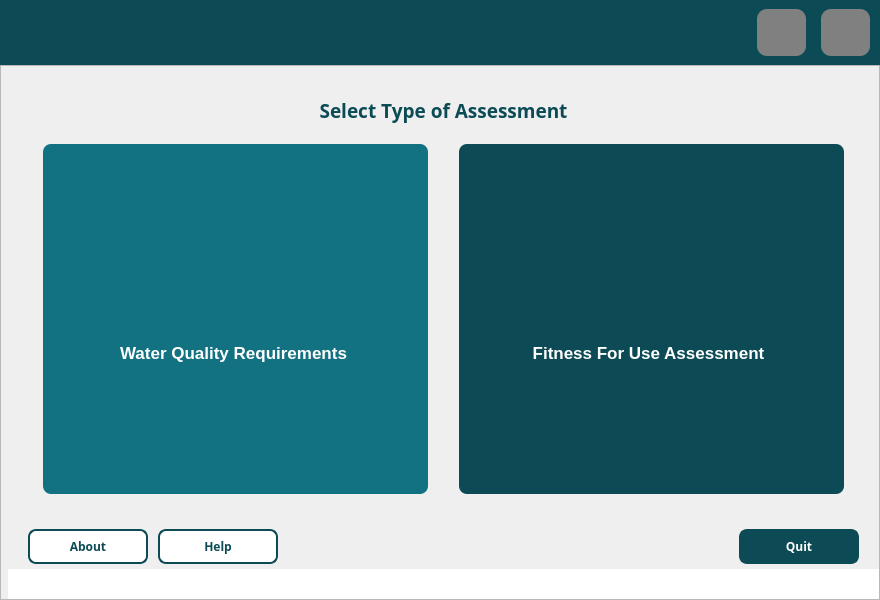
<?xml version="1.0" encoding="UTF-8"?>
<ui version="4.0">
 <class>MainWindow</class>
 <widget class="QMainWindow" name="MainWindow">
  <property name="geometry">
   <rect>
    <x>0</x>
    <y>0</y>
    <width>880</width>
    <height>600</height>
   </rect>
  </property>
  <property name="sizePolicy">
   <sizepolicy hsizetype="Fixed" vsizetype="Fixed">
    <horstretch>0</horstretch>
    <verstretch>0</verstretch>
   </sizepolicy>
  </property>
  <property name="minimumSize">
   <size>
    <width>880</width>
    <height>600</height>
   </size>
  </property>
  <property name="maximumSize">
   <size>
    <width>880</width>
    <height>600</height>
   </size>
  </property>
  <property name="windowTitle">
   <string>MainWindow</string>
  </property>
  <widget class="QWidget" name="centralwidget">
   <layout class="QVBoxLayout" name="verticalLayout" stretch="0,1">
    <property name="spacing">
     <number>0</number>
    </property>
    <property name="leftMargin">
     <number>0</number>
    </property>
    <property name="topMargin">
     <number>0</number>
    </property>
    <property name="rightMargin">
     <number>0</number>
    </property>
    <property name="bottomMargin">
     <number>0</number>
    </property>
    <item>
     <widget class="QFrame" name="frame_3">
      <property name="sizePolicy">
       <sizepolicy hsizetype="Preferred" vsizetype="Fixed">
        <horstretch>0</horstretch>
        <verstretch>0</verstretch>
       </sizepolicy>
      </property>
      <property name="maximumSize">
       <size>
        <width>16777215</width>
        <height>65</height>
       </size>
      </property>
      <property name="font">
       <font>
        <family>Yu Gothic UI Semibold</family>
       </font>
      </property>
      <property name="styleSheet">
       <string notr="true">background:rgb(12, 75, 85)
</string>
      </property>
      <property name="frameShape">
       <enum>QFrame::NoFrame</enum>
      </property>
      <property name="frameShadow">
       <enum>QFrame::Raised</enum>
      </property>
      <layout class="QHBoxLayout" name="horizontalLayout_2" stretch="0,0,0">
       <property name="spacing">
        <number>15</number>
       </property>
       <property name="leftMargin">
        <number>10</number>
       </property>
       <property name="rightMargin">
        <number>10</number>
       </property>
       <item>
        <spacer name="horizontalSpacer">
         <property name="font">
          <font>
           <family>Yu Gothic UI Semibold</family>
          </font>
         </property>
         <property name="orientation">
          <enum>Qt::Horizontal</enum>
         </property>
         <property name="sizeHint" stdset="0">
          <size>
           <width>40</width>
           <height>20</height>
          </size>
         </property>
        </spacer>
       </item>
       <item>
        <widget class="QPushButton" name="pb_minimize">
         <property name="sizePolicy">
          <sizepolicy hsizetype="Fixed" vsizetype="Fixed">
           <horstretch>0</horstretch>
           <verstretch>0</verstretch>
          </sizepolicy>
         </property>
         <property name="font">
          <font>
           <family>Yu Gothic UI Semibold</family>
          </font>
         </property>
         <property name="cursor">
          <cursorShape>PointingHandCursor</cursorShape>
         </property>
         <property name="styleSheet">
          <string notr="true">background:gray;border-radius:10px;
border:none;padding:20px 10px;</string>
         </property>
         <property name="text">
          <string/>
         </property>
         <property name="icon">
          <iconset>
           <normaloff>../Images/minimize-white.png</normaloff>../Images/minimize-white.png</iconset>
         </property>
         <property name="iconSize">
          <size>
           <width>20</width>
           <height>24</height>
          </size>
         </property>
        </widget>
       </item>
       <item>
        <widget class="QPushButton" name="pb_minimize_3">
         <property name="sizePolicy">
          <sizepolicy hsizetype="Fixed" vsizetype="Fixed">
           <horstretch>0</horstretch>
           <verstretch>0</verstretch>
          </sizepolicy>
         </property>
         <property name="font">
          <font>
           <family>Yu Gothic UI Semibold</family>
          </font>
         </property>
         <property name="cursor">
          <cursorShape>PointingHandCursor</cursorShape>
         </property>
         <property name="styleSheet">
          <string notr="true">background:gray;border-radius:10px;
border:none;padding:20px 10px;</string>
         </property>
         <property name="text">
          <string/>
         </property>
         <property name="icon">
          <iconset>
           <normaloff>../Images/close-white.png</normaloff>../Images/close-white.png</iconset>
         </property>
         <property name="iconSize">
          <size>
           <width>20</width>
           <height>24</height>
          </size>
         </property>
        </widget>
       </item>
      </layout>
     </widget>
    </item>
    <item>
     <widget class="QFrame" name="frame">
      <property name="font">
       <font>
        <family>Yu Gothic UI Semibold</family>
       </font>
      </property>
      <property name="frameShape">
       <enum>QFrame::StyledPanel</enum>
      </property>
      <property name="frameShadow">
       <enum>QFrame::Raised</enum>
      </property>
      <layout class="QHBoxLayout" name="horizontalLayout" stretch="0,0">
       <property name="spacing">
        <number>0</number>
       </property>
       <property name="leftMargin">
        <number>0</number>
       </property>
       <property name="topMargin">
        <number>0</number>
       </property>
       <property name="rightMargin">
        <number>0</number>
       </property>
       <property name="bottomMargin">
        <number>0</number>
       </property>
       <item>
        <widget class="QLabel" name="label_2">
         <property name="sizePolicy">
          <sizepolicy hsizetype="Fixed" vsizetype="Fixed">
           <horstretch>0</horstretch>
           <verstretch>0</verstretch>
          </sizepolicy>
         </property>
         <property name="maximumSize">
          <size>
           <width>270</width>
           <height>16777215</height>
          </size>
         </property>
         <property name="font">
          <font>
           <family>Yu Gothic UI Semibold</family>
          </font>
         </property>
         <property name="text">
          <string/>
         </property>
         <property name="pixmap">
          <pixmap>../Images/homePage.png</pixmap>
         </property>
         <property name="scaledContents">
          <bool>true</bool>
         </property>
        </widget>
       </item>
       <item>
        <widget class="QFrame" name="RightFrame">
         <property name="font">
          <font>
           <family>Yu Gothic UI Semibold</family>
          </font>
         </property>
         <property name="frameShape">
          <enum>QFrame::NoFrame</enum>
         </property>
         <property name="frameShadow">
          <enum>QFrame::Raised</enum>
         </property>
         <layout class="QVBoxLayout" name="verticalLayout_2" stretch="1,0,0">
          <property name="spacing">
           <number>0</number>
          </property>
          <property name="leftMargin">
           <number>0</number>
          </property>
          <property name="topMargin">
           <number>0</number>
          </property>
          <property name="rightMargin">
           <number>0</number>
          </property>
          <property name="bottomMargin">
           <number>0</number>
          </property>
          <item>
           <widget class="QFrame" name="PaneFrame">
            <property name="font">
             <font>
              <family>Yu Gothic UI Semibold</family>
             </font>
            </property>
            <property name="frameShape">
             <enum>QFrame::NoFrame</enum>
            </property>
            <property name="frameShadow">
             <enum>QFrame::Raised</enum>
            </property>
            <property name="lineWidth">
             <number>0</number>
            </property>
            <layout class="QVBoxLayout" name="verticalLayout_3" stretch="0,1">
             <property name="spacing">
              <number>0</number>
             </property>
             <property name="leftMargin">
              <number>0</number>
             </property>
             <property name="topMargin">
              <number>0</number>
             </property>
             <property name="rightMargin">
              <number>0</number>
             </property>
             <property name="bottomMargin">
              <number>0</number>
             </property>
             <item>
              <widget class="QFrame" name="ImageFrame">
               <property name="maximumSize">
                <size>
                 <width>16777215</width>
                 <height>167</height>
                </size>
               </property>
               <property name="font">
                <font>
                 <family>Yu Gothic UI Semibold</family>
                </font>
               </property>
               <property name="frameShape">
                <enum>QFrame::NoFrame</enum>
               </property>
               <property name="frameShadow">
                <enum>QFrame::Raised</enum>
               </property>
               <property name="lineWidth">
                <number>0</number>
               </property>
               <layout class="QVBoxLayout" name="verticalLayout_4" stretch="0">
                <property name="spacing">
                 <number>0</number>
                </property>
                <property name="leftMargin">
                 <number>0</number>
                </property>
                <property name="topMargin">
                 <number>0</number>
                </property>
                <property name="rightMargin">
                 <number>0</number>
                </property>
                <property name="bottomMargin">
                 <number>0</number>
                </property>
                <item>
                 <widget class="QLabel" name="label">
                  <property name="sizePolicy">
                   <sizepolicy hsizetype="Maximum" vsizetype="Preferred">
                    <horstretch>0</horstretch>
                    <verstretch>0</verstretch>
                   </sizepolicy>
                  </property>
                  <property name="font">
                   <font>
                    <family>Yu Gothic UI Semibold</family>
                   </font>
                  </property>
                  <property name="frameShadow">
                   <enum>QFrame::Raised</enum>
                  </property>
                  <property name="text">
                   <string/>
                  </property>
                  <property name="pixmap">
                   <pixmap>../Images/New Project.png</pixmap>
                  </property>
                  <property name="scaledContents">
                   <bool>true</bool>
                  </property>
                  <property name="indent">
                   <number>0</number>
                  </property>
                 </widget>
                </item>
               </layout>
              </widget>
             </item>
             <item>
              <widget class="QFrame" name="PaneContainer">
               <property name="maximumSize">
                <size>
                 <width>16777213</width>
                 <height>16777215</height>
                </size>
               </property>
               <property name="font">
                <font>
                 <family>Yu Gothic UI Semibold</family>
                </font>
               </property>
               <property name="frameShape">
                <enum>QFrame::NoFrame</enum>
               </property>
               <property name="frameShadow">
                <enum>QFrame::Raised</enum>
               </property>
               <layout class="QVBoxLayout" name="verticalLayout_5" stretch="0,1">
                <property name="spacing">
                 <number>10</number>
                </property>
                <property name="leftMargin">
                 <number>15</number>
                </property>
                <property name="topMargin">
                 <number>15</number>
                </property>
                <property name="rightMargin">
                 <number>15</number>
                </property>
                <property name="bottomMargin">
                 <number>15</number>
                </property>
                <item>
                 <widget class="QLabel" name="label_3">
                  <property name="font">
                   <font>
                    <family>Yu Gothic UI Semibold</family>
                    <pointsize>14</pointsize>
                    <weight>75</weight>
                    <bold>true</bold>
                   </font>
                  </property>
                  <property name="styleSheet">
                   <string notr="true">color:rgb(12, 75, 85)</string>
                  </property>
                  <property name="text">
                   <string>Select Type of Assessment</string>
                  </property>
                  <property name="alignment">
                   <set>Qt::AlignCenter</set>
                  </property>
                 </widget>
                </item>
                <item>
                 <widget class="QFrame" name="frame_2">
                  <property name="font">
                   <font>
                    <family>Yu Gothic UI Semibold</family>
                   </font>
                  </property>
                  <property name="frameShape">
                   <enum>QFrame::NoFrame</enum>
                  </property>
                  <property name="frameShadow">
                   <enum>QFrame::Raised</enum>
                  </property>
                  <layout class="QHBoxLayout" name="horizontalLayout_3">
                   <property name="spacing">
                    <number>31</number>
                   </property>
                   <property name="leftMargin">
                    <number>20</number>
                   </property>
                   <property name="topMargin">
                    <number>10</number>
                   </property>
                   <property name="rightMargin">
                    <number>20</number>
                   </property>
                   <property name="bottomMargin">
                    <number>20</number>
                   </property>
                   <item>
                    <widget class="QWidget" name="buttonWaterQuality" native="true">
                     <property name="font">
                      <font>
                       <family>Yu Gothic UI Semibold</family>
                      </font>
                     </property>
                     <property name="cursor">
                      <cursorShape>PointingHandCursor</cursorShape>
                     </property>
                     <property name="acceptDrops">
                      <bool>true</bool>
                     </property>
                     <property name="styleSheet">
                      <string notr="true">border-radius:8px;background-color: rgb(18, 114, 129);color:white;
</string>
                     </property>
                     <layout class="QVBoxLayout" name="verticalLayout_6" stretch="0,1">
                      <property name="spacing">
                       <number>4</number>
                      </property>
                      <property name="leftMargin">
                       <number>11</number>
                      </property>
                      <property name="topMargin">
                       <number>15</number>
                      </property>
                      <property name="rightMargin">
                       <number>15</number>
                      </property>
                      <property name="bottomMargin">
                       <number>15</number>
                      </property>
                      <item>
                       <widget class="QFrame" name="IconFrame">
                        <property name="frameShape">
                         <enum>QFrame::StyledPanel</enum>
                        </property>
                        <property name="frameShadow">
                         <enum>QFrame::Raised</enum>
                        </property>
                        <layout class="QHBoxLayout" name="horizontalLayout_5">
                         <property name="spacing">
                          <number>0</number>
                         </property>
                         <property name="leftMargin">
                          <number>0</number>
                         </property>
                         <property name="topMargin">
                          <number>0</number>
                         </property>
                         <property name="rightMargin">
                          <number>0</number>
                         </property>
                         <property name="bottomMargin">
                          <number>0</number>
                         </property>
                         <item>
                          <widget class="QLabel" name="label_4">
                           <property name="minimumSize">
                            <size>
                             <width>64</width>
                             <height>64</height>
                            </size>
                           </property>
                           <property name="maximumSize">
                            <size>
                             <width>64</width>
                             <height>64</height>
                            </size>
                           </property>
                           <property name="text">
                            <string/>
                           </property>
                           <property name="pixmap">
                            <pixmap>../Images/basic.png</pixmap>
                           </property>
                           <property name="scaledContents">
                            <bool>true</bool>
                           </property>
                           <property name="alignment">
                            <set>Qt::AlignCenter</set>
                           </property>
                          </widget>
                         </item>
                        </layout>
                       </widget>
                      </item>
                      <item>
                       <widget class="QLabel" name="label_5">
                        <property name="font">
                         <font>
                          <family>Nirmala UI</family>
                          <pointsize>13</pointsize>
                          <weight>75</weight>
                          <bold>true</bold>
                         </font>
                        </property>
                        <property name="text">
                         <string>Water Quality Requirements</string>
                        </property>
                        <property name="alignment">
                         <set>Qt::AlignCenter</set>
                        </property>
                        <property name="wordWrap">
                         <bool>true</bool>
                        </property>
                       </widget>
                      </item>
                     </layout>
                    </widget>
                   </item>
                   <item>
                    <widget class="QFrame" name="buttonAdvancedAssess">
                     <property name="font">
                      <font>
                       <family>Yu Gothic UI Semibold</family>
                      </font>
                     </property>
                     <property name="cursor">
                      <cursorShape>PointingHandCursor</cursorShape>
                     </property>
                     <property name="acceptDrops">
                      <bool>true</bool>
                     </property>
                     <property name="styleSheet">
                      <string notr="true">border-radius:8px; background-color:rgb(12, 75, 85);color:white;
</string>
                     </property>
                     <property name="frameShape">
                      <enum>QFrame::StyledPanel</enum>
                     </property>
                     <property name="frameShadow">
                      <enum>QFrame::Raised</enum>
                     </property>
                     <layout class="QVBoxLayout" name="verticalLayout_7" stretch="0,1">
                      <property name="spacing">
                       <number>4</number>
                      </property>
                      <property name="topMargin">
                       <number>15</number>
                      </property>
                      <property name="rightMargin">
                       <number>15</number>
                      </property>
                      <property name="bottomMargin">
                       <number>15</number>
                      </property>
                      <item>
                       <widget class="QFrame" name="iconFrame_2">
                        <property name="frameShape">
                         <enum>QFrame::NoFrame</enum>
                        </property>
                        <property name="frameShadow">
                         <enum>QFrame::Raised</enum>
                        </property>
                        <layout class="QHBoxLayout" name="horizontalLayout_6">
                         <property name="spacing">
                          <number>0</number>
                         </property>
                         <property name="leftMargin">
                          <number>0</number>
                         </property>
                         <property name="topMargin">
                          <number>0</number>
                         </property>
                         <property name="rightMargin">
                          <number>0</number>
                         </property>
                         <property name="bottomMargin">
                          <number>0</number>
                         </property>
                         <item>
                          <widget class="QLabel" name="label_6">
                           <property name="minimumSize">
                            <size>
                             <width>64</width>
                             <height>64</height>
                            </size>
                           </property>
                           <property name="maximumSize">
                            <size>
                             <width>64</width>
                             <height>64</height>
                            </size>
                           </property>
                           <property name="text">
                            <string/>
                           </property>
                           <property name="pixmap">
                            <pixmap>../Images/complex.png</pixmap>
                           </property>
                           <property name="alignment">
                            <set>Qt::AlignCenter</set>
                           </property>
                          </widget>
                         </item>
                        </layout>
                       </widget>
                      </item>
                      <item>
                       <widget class="QLabel" name="label_7">
                        <property name="font">
                         <font>
                          <family>Nirmala UI</family>
                          <pointsize>13</pointsize>
                          <weight>75</weight>
                          <bold>true</bold>
                         </font>
                        </property>
                        <property name="text">
                         <string>Fitness For Use Assessment</string>
                        </property>
                        <property name="alignment">
                         <set>Qt::AlignCenter</set>
                        </property>
                        <property name="wordWrap">
                         <bool>true</bool>
                        </property>
                       </widget>
                      </item>
                     </layout>
                    </widget>
                   </item>
                  </layout>
                 </widget>
                </item>
               </layout>
              </widget>
             </item>
            </layout>
           </widget>
          </item>
          <item>
           <layout class="QHBoxLayout" name="horizontalLayout_4">
            <property name="spacing">
             <number>10</number>
            </property>
            <property name="leftMargin">
             <number>20</number>
            </property>
            <property name="topMargin">
             <number>0</number>
            </property>
            <property name="rightMargin">
             <number>20</number>
            </property>
            <property name="bottomMargin">
             <number>5</number>
            </property>
            <item>
             <widget class="QPushButton" name="buttonAbout">
              <property name="minimumSize">
               <size>
                <width>120</width>
                <height>0</height>
               </size>
              </property>
              <property name="font">
               <font>
                <family>Yu Gothic UI Semibold</family>
                <pointsize>9</pointsize>
                <weight>75</weight>
                <bold>true</bold>
               </font>
              </property>
              <property name="cursor">
               <cursorShape>PointingHandCursor</cursorShape>
              </property>
              <property name="styleSheet">
               <string notr="true">padding:7px 0;border:2px solid rgb(12, 75, 85);background:#fff;color:rgb(12, 75, 85);border-radius:8px</string>
              </property>
              <property name="text">
               <string>About</string>
              </property>
              <property name="icon">
               <iconset>
                <normaloff>../Images/about_.png</normaloff>../Images/about_.png</iconset>
              </property>
             </widget>
            </item>
            <item>
             <widget class="QPushButton" name="pushButton">
              <property name="minimumSize">
               <size>
                <width>120</width>
                <height>0</height>
               </size>
              </property>
              <property name="font">
               <font>
                <family>Yu Gothic UI Semibold</family>
                <pointsize>9</pointsize>
                <weight>75</weight>
                <bold>true</bold>
               </font>
              </property>
              <property name="cursor">
               <cursorShape>PointingHandCursor</cursorShape>
              </property>
              <property name="styleSheet">
               <string notr="true">padding:7px 0;border:2px solid rgb(12, 75, 85);background:#fff;color:rgb(12, 75, 85);border-radius:8px</string>
              </property>
              <property name="text">
               <string>Help</string>
              </property>
              <property name="icon">
               <iconset>
                <normaloff>../Images/help_dark.png</normaloff>../Images/help_dark.png</iconset>
              </property>
             </widget>
            </item>
            <item>
             <spacer name="horizontalSpacer_7">
              <property name="font">
               <font>
                <family>Yu Gothic UI Semibold</family>
               </font>
              </property>
              <property name="orientation">
               <enum>Qt::Horizontal</enum>
              </property>
              <property name="sizeHint" stdset="0">
               <size>
                <width>40</width>
                <height>20</height>
               </size>
              </property>
             </spacer>
            </item>
            <item>
             <widget class="QPushButton" name="pushButton_2">
              <property name="minimumSize">
               <size>
                <width>120</width>
                <height>0</height>
               </size>
              </property>
              <property name="font">
               <font>
                <family>Yu Gothic UI Semibold</family>
                <pointsize>9</pointsize>
                <weight>75</weight>
                <bold>true</bold>
               </font>
              </property>
              <property name="cursor">
               <cursorShape>PointingHandCursor</cursorShape>
              </property>
              <property name="styleSheet">
               <string notr="true">padding:7px 0;border:2px solid rgb(12, 75, 85);color:#fff;background:rgb(12, 75, 85);border-radius:8px</string>
              </property>
              <property name="text">
               <string>Quit</string>
              </property>
              <property name="icon">
               <iconset>
                <normaloff>../Images/exit.png</normaloff>../Images/exit.png</iconset>
              </property>
             </widget>
            </item>
           </layout>
          </item>
          <item>
           <widget class="QLabel" name="statusBarText">
            <property name="sizePolicy">
             <sizepolicy hsizetype="Preferred" vsizetype="Fixed">
              <horstretch>0</horstretch>
              <verstretch>0</verstretch>
             </sizepolicy>
            </property>
            <property name="minimumSize">
             <size>
              <width>0</width>
              <height>30</height>
             </size>
            </property>
            <property name="font">
             <font>
              <family>Yu Gothic UI Semibold</family>
              <pointsize>8</pointsize>
              <weight>75</weight>
              <bold>true</bold>
             </font>
            </property>
            <property name="styleSheet">
             <string notr="true">background:#fff</string>
            </property>
            <property name="text">
             <string/>
            </property>
            <property name="indent">
             <number>10</number>
            </property>
           </widget>
          </item>
         </layout>
        </widget>
       </item>
      </layout>
     </widget>
    </item>
   </layout>
  </widget>
 </widget>
 <resources/>
 <connections>
  <connection>
   <sender>pb_minimize_3</sender>
   <signal>clicked()</signal>
   <receiver>MainWindow</receiver>
   <slot>close()</slot>
   <hints>
    <hint type="sourcelabel">
     <x>847</x>
     <y>26</y>
    </hint>
    <hint type="destinationlabel">
     <x>605</x>
     <y>0</y>
    </hint>
   </hints>
  </connection>
  <connection>
   <sender>pb_minimize</sender>
   <signal>clicked()</signal>
   <receiver>MainWindow</receiver>
   <slot>showMinimized()</slot>
   <hints>
    <hint type="sourcelabel">
     <x>716</x>
     <y>37</y>
    </hint>
    <hint type="destinationlabel">
     <x>525</x>
     <y>0</y>
    </hint>
   </hints>
  </connection>
  <connection>
   <sender>pushButton_2</sender>
   <signal>clicked()</signal>
   <receiver>MainWindow</receiver>
   <slot>close()</slot>
   <hints>
    <hint type="sourcelabel">
     <x>811</x>
     <y>536</y>
    </hint>
    <hint type="destinationlabel">
     <x>883</x>
     <y>334</y>
    </hint>
   </hints>
  </connection>
 </connections>
</ui>
